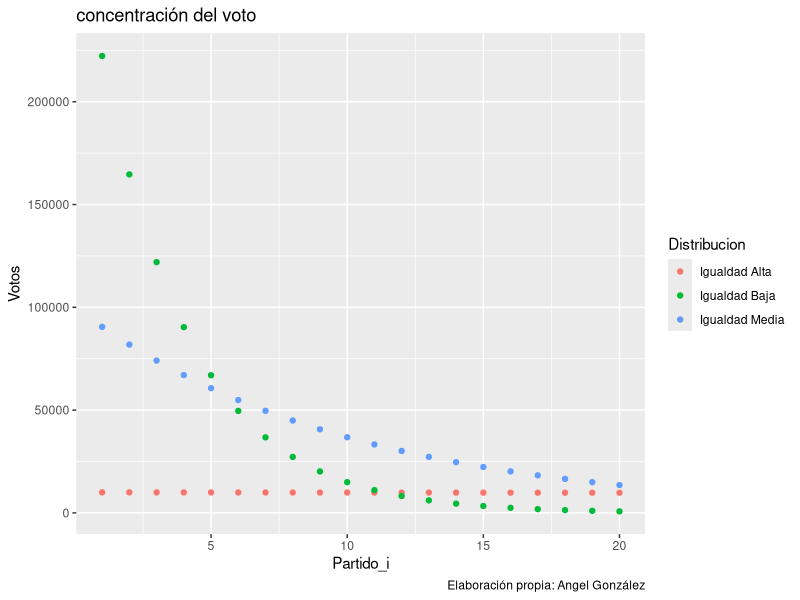
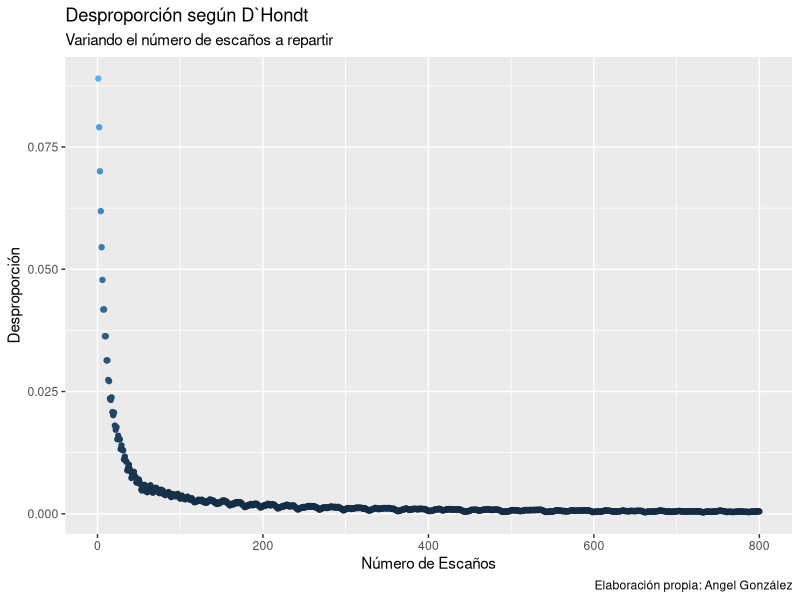
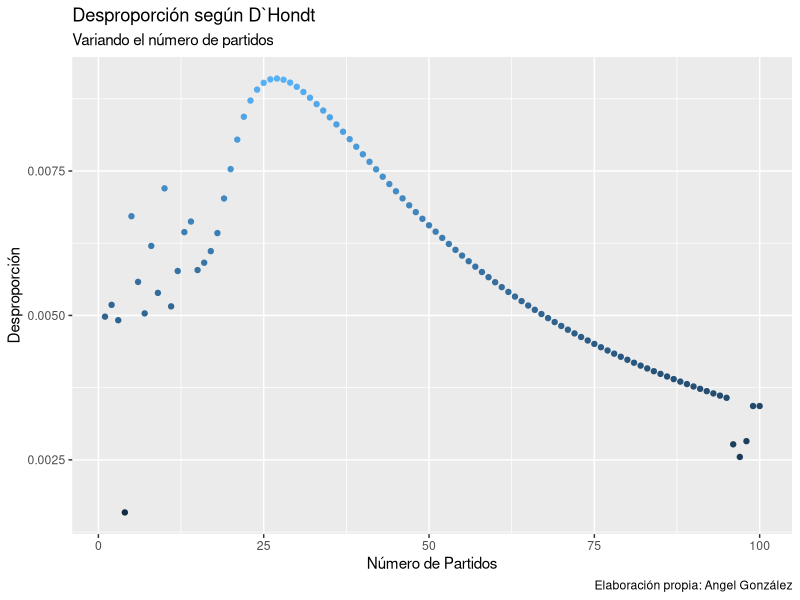
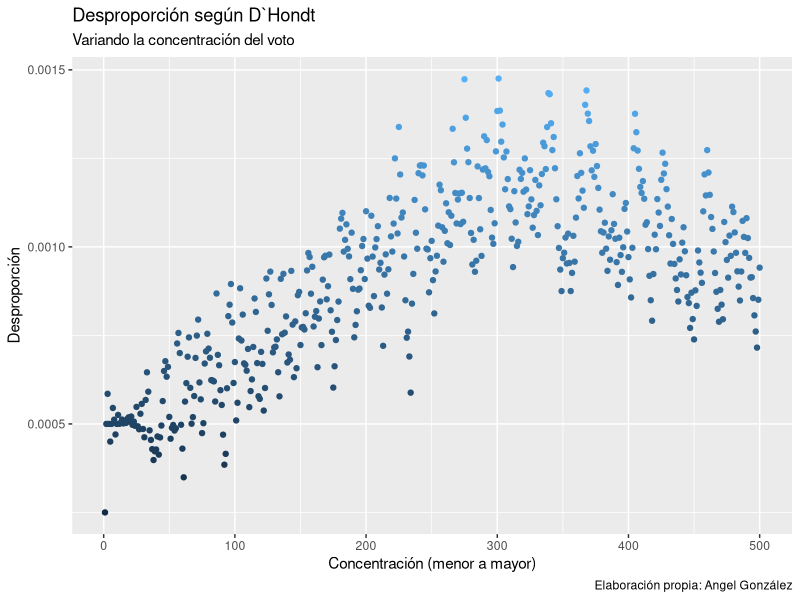
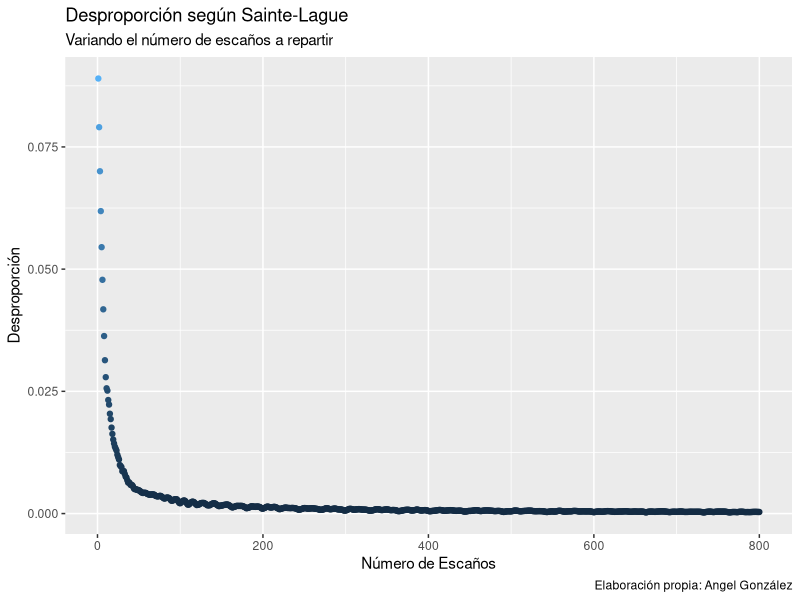
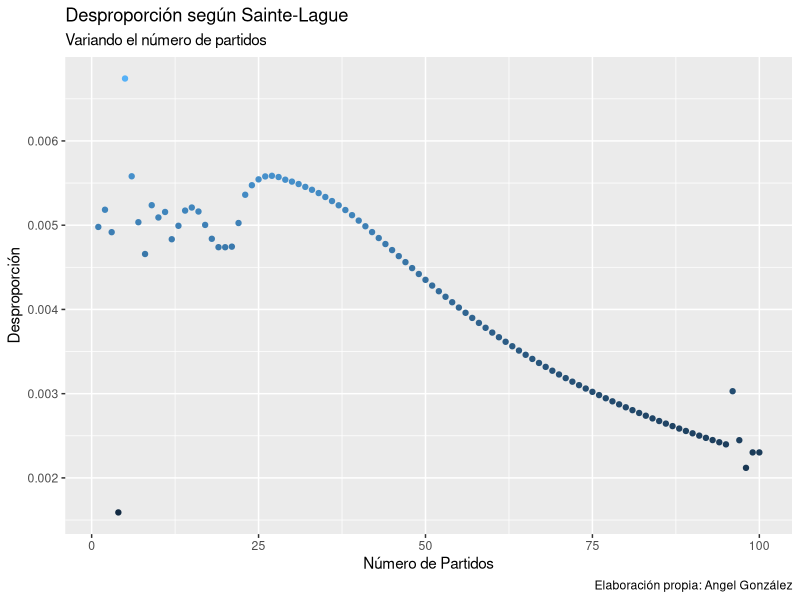
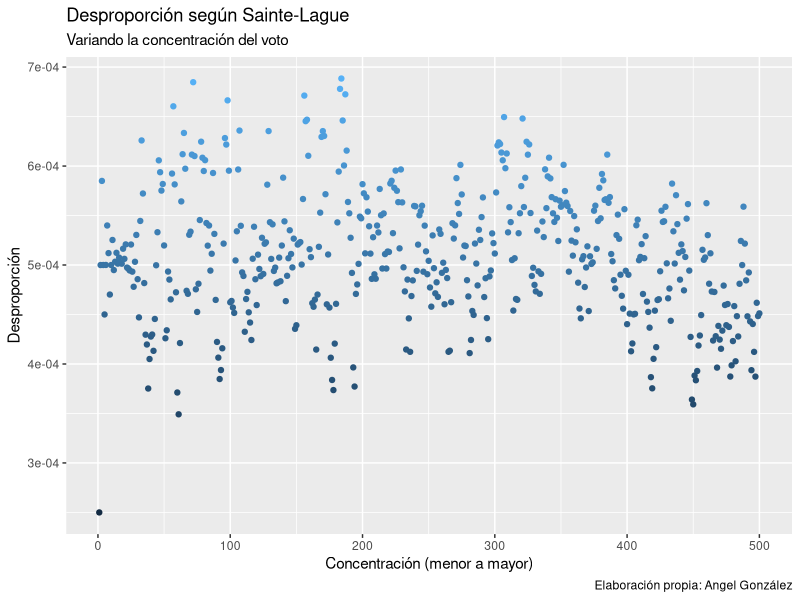
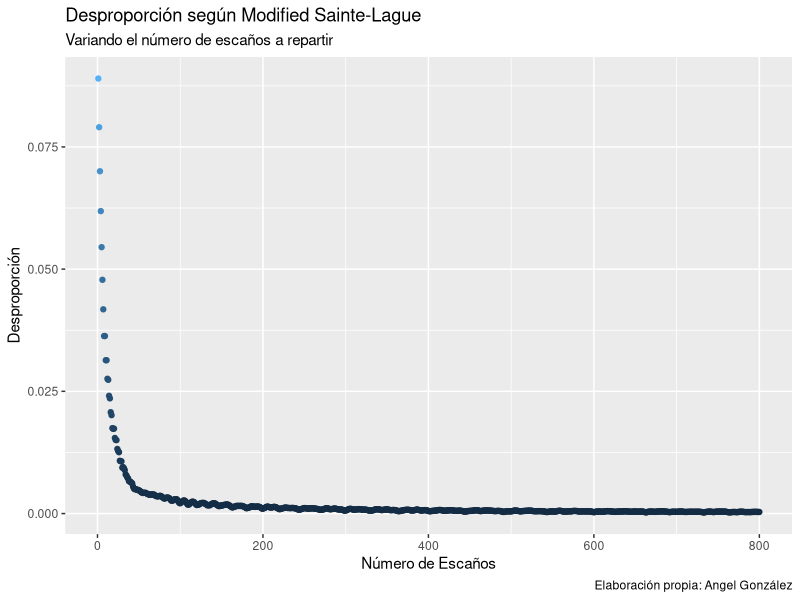

Generate these figures, in order, with R: (Note: this script raises an error after producing the figures.)
## ---- chunk 1
knitr::opts_chunk$set(
  fig.path = "figurasR/",
  echo = FALSE, warning = FALSE, message = FALSE,
  fig.pos = "H", fig.align = "center", out.width = "95%",
  cache = FALSE
)
## ---- chunk 2
library(ggplot2)


# Fijar número de partidos
partidos <- paste("Partido_", seq_len(20), sep = "")

# Modificar la concentración del voto
votos <- trunc(rep(x = 10e5, length(partidos)))
expon <- seq(from = 0.001, to = 1, length.out = 1000)
vot <- NULL
for (i in seq_len(1000)) {
  vot[[i]] <- votos * dexp(seq_len(length(partidos)), rate = expon[i])
}
vot_igualdad_media <- vot[[100]]
dis1 <- data.frame("Votos" = 10 * vot[[1]], "Partidos" = seq_len(length(vot[[1]])), "Distribucion" = "Igualdad Alta")

dis2 <- data.frame("Votos" = vot[[100]], "Partidos" = seq_len(length(vot[[100]])), "Distribucion" = "Igualdad Media")

dis3 <- data.frame("Votos" = vot[[300]], "Partidos" = seq_len(length(vot[[300]])), "Distribucion" = "Igualdad Baja")

dis <- rbind(dis1, dis2, dis3)
dis$Distribucion <- as.factor(dis$Distribucion)

# var_dis_sl <- dis1

ggplot(data = dis, mapping = aes(Partidos, Votos, group = Distribucion, color = Distribucion)) +
  geom_point() +
  labs(title = "concentración del voto", caption = "Elaboración propia: Angel González", x = "Partido_i")
## ---- chunk 3

library(ggplot2)
library(data.table)
library(ggthemes)

n_partidos <- seq_len(50)[-1]

densidad <- rep(length(n_partidos), 100)

n_escannos <- seq_len(350)
## ---- chunk 4

# Variables
partidos <- paste("Partido_", seq_len(20), sep = "")
n_escannos <- 350
votos <- trunc(vot[[100]])

asientos_dhondt <- function(partidos, votos,
                            n_escannos,
                            couta_min = 0) {
  # Cuota mínima
  nv <- sum(votos)
  vn <- votos
  vn[votos <= nv * couta_min] <- 0
  votos <- vn

  # Escaños
  div <- 1:n_escannos
  G <- sapply(div, function(x) votos / x)
  cuota <- G[order(G, decreasing = T)][n_escannos]
  W <- (G >= cuota)
  seats <- rowSums(W)
  o <- seats
  # Resultados
  data.frame("Partidos" = partidos, "Escanos" = as.numeric(o))
}
## ---- chunk 5
# D`Hondt Prueba fijo densidad, fijo votos, fijo n_partidos, distintos escaños
partidos <- paste("Partido_", seq_len(20), sep = "")
n_escannos <- 800
votos <- vot_igualdad_media

resul <- lapply(seq_len(n_escannos), function(x) asientos_dhondt(partidos, votos, x, couta_min = 0)$Escanos)
resul1 <- as.data.table(resul)
## ---- chunk 6
desproporción <-
  function(s, v) {
    s <- as.vector(s)
    v <- as.vector(v)
    l_s <- length(s)
    #        l_v <- length(v)
    s_s <- sum(s)
    s_v <- sum(v)
    p_s <- s / s_s
    p_v <- v / s_v

    o <- (1 / l_s) * sum(abs(p_s - p_v))
    #            nm <- 'Rae'

    # return(list(measure=nm, value=o))
    o
  }



dis <- apply(X = resul1[, 1:800], MARGIN = 2, FUN = function(x) desproporción(s = x, v = votos))





dis1 <- data.frame("Desproporción" = dis, "Escannos" = seq_len(length(dis)))
var_esc_dhondt <- dis1

ggplot(data = dis1, mapping = aes(Escannos, Desproporción)) +
  geom_point(data = dis1, mapping = aes(color = Desproporción), show.legend = F) +
  scale_fill_gradient(low = "red", high = "yellow") +
  labs(subtitle = "Variando el número de escaños a repartir", title = "Desproporción según D`Hondt", caption = "Elaboración propia: Angel González", x = "Número de Escaños")
## ---- chunk 7
# D`Hondt Prueba fijo densidad, fijo votos, var n_partidos, fijo escaños
partidos <- NULL
for (i in seq_len(100)) {
  partidos[[i]] <- paste("Partido_", seq_len(i), sep = "")
}
# partidos <- paste("Partido_", seq_len(20), sep = "")
n_escannos <- 30
votos <- NULL
for (i in seq_len(100)) {
  votos[[i]] <- trunc(rep(x = 10e5, length(partidos[[i]])))
  votos[[i]] <- votos[[i]] * dexp(seq_len(length(partidos[[i]])), rate = expon[100])
}



resul <- NULL
for (i in seq_len(length(partidos))) {
  if (i == 1) {
    next
  }
  n_escannos <- 50 # Variable
  # votos <- votos[[i]] # Fijo
  resul[[i]] <- asientos_dhondt(partidos[[i]], votos[[i]], n_escannos, couta_min = 0)$Escanos
}

resul1 <- as.data.table(resul) # Podriamos no utilizar esto y seguir utilizando listas(mejor)
# Arreglar tabla poniendo NA donde se necesita
for (i in 3:(ncol(resul1) - 2)) {
  resul1[[i - 2]][i:nrow(resul1)] <- NA
}

# Analizar la desproporción columna a columna
dis <- seq_len(length(partidos))
for (i in seq_len(length(partidos) - 1)) {
  dis[i] <- desproporción(s = as.vector(na.omit(resul1[[i]])), v = votos[[i + 1]])
}



dis[100] <- dis[99]





dis1 <- data.frame("Desproporción" = dis, "Escannos" = seq_len(length(dis)))
var_par_dhondt <- dis1

ggplot(data = dis1, mapping = aes(Escannos, Desproporción)) +
  geom_point(data = dis1, mapping = aes(color = Desproporción), show.legend = F) +
  scale_fill_gradient(low = "red", high = "yellow") +
  labs(subtitle = "Variando el número de partidos", title = "Desproporción según D`Hondt", caption = "Elaboración propia: Angel González", x = "Número de Partidos")
## ---- chunk 8
# D`Hondt Prueba var densidad, fijo votos, fijo n_partidos, fijo escaños
partidos <- paste("Partido_", seq_len(20), sep = "")
n_escannos <- 500


# Modificar la densidad de los votos
votos <- trunc(rep(x = 10e5, length(partidos)))
expon <- seq(from = 0.001, to = 1, length.out = 1000)
vot <- NULL
for (i in seq_len(1000)) {
  vot[[i]] <- votos * dexp(seq_len(length(partidos)), rate = expon[i])
}










# Aplicarlo
resul <- NULL
for (i in seq_len(n_escannos)) {
  # n_escannos <- i # Variable
  votos <- vot[[i]] # Fijo
  resul[[i]] <- asientos_dhondt(partidos, votos, n_escannos, couta_min = 0)$Escanos
}

resul1 <- as.data.table(resul)

# Analizar la desproporción columna a columna
dis <- seq_len(ncol(resul1))
for (i in seq_len(ncol(resul1))) {
  dis[i] <- desproporción(s = resul1[[i]], v = vot[[i]])
}








#       Concentración (menor a mayor)")

dis1 <- data.frame("Desproporción" = dis, "Escannos" = seq_len(length(dis)))
var_dis_dhondt <- dis1

ggplot(data = dis1, mapping = aes(Escannos, Desproporción)) +
  geom_point(data = dis1, mapping = aes(color = Desproporción), show.legend = F) +
  scale_fill_gradient(low = "red", high = "yellow") +
  labs(subtitle = "Variando la concentración del voto", title = "Desproporción según D`Hondt", caption = "Elaboración propia: Angel González", x = "Concentración (menor a mayor)")
## ---- chunk 9

# Variables
partidos <- paste("Partido_", seq_len(20), sep = "")
n_escannos <- 5
votos <- trunc(vot[[100]])

asientos_dhondt <- function(partidos, votos,
                            n_escannos,
                            couta_min = 0) {
  # Cuota mínima
  nv <- sum(votos)
  vn <- votos
  vn[votos <= nv * couta_min] <- 0
  votos <- vn

  # Escaños
  div <- 2 * (1:n_escannos) - 1
  G <- sapply(div, function(x) votos / x)
  cuota <- G[order(G, decreasing = T)][n_escannos]
  W <- (G >= cuota)
  seats <- rowSums(W)
  o <- seats
  # Resultados
  data.frame("Partidos" = partidos, "Escanos" = as.numeric(o))
}
## ---- chunk 10
# Sainte-Lague Prueba fijo densidad, fijo votos, fijo n_partidos, distintos escaños
partidos <- paste("Partido_", seq_len(20), sep = "")
n_escannos <- 800
votos <- vot_igualdad_media








resul <- lapply(seq_len(n_escannos), function(x) asientos_dhondt(partidos, votos, x, couta_min = 0)$Escanos)
resul1 <- as.data.table(resul)
## ---- chunk 11

dis <- apply(X = resul1[, 1:800], MARGIN = 2, FUN = function(x) desproporción(s = x, v = votos))





dis1 <- data.frame("Desproporción" = dis, "Escannos" = seq_len(length(dis)))
var_esc_sl <- dis1

ggplot(data = dis1, mapping = aes(Escannos, Desproporción)) +
  geom_point(data = dis1, mapping = aes(color = Desproporción), show.legend = F) +
  scale_fill_gradient(low = "red", high = "yellow") +
  labs(subtitle = "Variando el número de escaños a repartir", title = "Desproporción según Sainte-Lague", caption = "Elaboración propia: Angel González", x = "Número de Escaños")
## ---- chunk 12
# Sainte-Lague Prueba fijo densidad, fijo votos, var n_partidos, fijo escaños
partidos <- NULL
for (i in seq_len(100)) {
  partidos[[i]] <- paste("Partido_", seq_len(i), sep = "")
}
# partidos <- paste("Partido_", seq_len(20), sep = "")
n_escannos <- 30
votos <- NULL
for (i in seq_len(100)) {
  votos[[i]] <- trunc(rep(x = 10e5, length(partidos[[i]])))
  votos[[i]] <- votos[[i]] * dexp(seq_len(length(partidos[[i]])), rate = expon[100])
}



resul <- NULL
for (i in seq_len(length(partidos))) {
  if (i == 1) {
    next
  }
  n_escannos <- 50 # Variable
  # votos <- votos[[i]] # Fijo
  resul[[i]] <- asientos_dhondt(partidos[[i]], votos[[i]], n_escannos, couta_min = 0)$Escanos
}

resul1 <- as.data.table(resul)
# Arreglar tabla poniendo NA donde se necesita
for (i in 3:(ncol(resul1) - 2)) {
  resul1[[i - 2]][i:nrow(resul1)] <- NA
}

# Analizar la desproporción columna a columna
dis <- seq_len(length(partidos))
for (i in seq_len(length(partidos) - 1)) {
  dis[i] <- desproporción(s = as.vector(na.omit(resul1[[i]])), v = votos[[i + 1]])
}



dis[100] <- dis[99]





dis1 <- data.frame("Desproporción" = dis, "Escannos" = seq_len(length(dis)))
var_par_sl <- dis1


ggplot(data = dis1, mapping = aes(Escannos, Desproporción)) +
  geom_point(data = dis1, mapping = aes(color = Desproporción), show.legend = F) +
  scale_fill_gradient(low = "red", high = "yellow") +
  labs(subtitle = "Variando el número de partidos", title = "Desproporción según Sainte-Lague", caption = "Elaboración propia: Angel González", x = "Número de Partidos")
## ---- chunk 13
# Sainte-Lague Prueba var densidad, fijo votos, fijo n_partidos, fijo escaños
partidos <- paste("Partido_", seq_len(20), sep = "")
n_escannos <- 500


# Modificar la densidad de los votos
votos <- trunc(rep(x = 10e5, length(partidos)))
expon <- seq(from = 0.001, to = 1, length.out = 1000)
vot <- NULL
for (i in seq_len(1000)) {
  vot[[i]] <- votos * dexp(seq_len(length(partidos)), rate = expon[i])
}










# Aplicarlo
resul <- NULL
for (i in seq_len(n_escannos)) {
  # n_escannos <- i # Variable
  votos <- vot[[i]] # Fijo
  resul[[i]] <- asientos_dhondt(partidos, votos, n_escannos, couta_min = 0)$Escanos
}

resul1 <- as.data.table(resul)

# Analizar la desproporción columna a columna
dis <- seq_len(ncol(resul1))
for (i in seq_len(ncol(resul1))) {
  dis[i] <- desproporción(s = resul1[[i]], v = vot[[i]])
}








#       Concentración (menor a mayor)")

dis1 <- data.frame("Desproporción" = dis, "Escannos" = seq_len(length(dis)))
var_dis_sl <- dis1

ggplot(data = dis1, mapping = aes(Escannos, Desproporción)) +
  geom_point(data = dis1, mapping = aes(color = Desproporción), show.legend = F) +
  scale_fill_gradient(low = "red", high = "yellow") +
  labs(subtitle = "Variando la concentración del voto", title = "Desproporción según Sainte-Lague", caption = "Elaboración propia: Angel González", x = "Concentración (menor a mayor)")
## ---- chunk 14

# Variables
partidos <- paste("Partido_", seq_len(20), sep = "")
n_escannos <- 5
votos <- trunc(vot[[100]])

asientos_dhondt <- function(partidos, votos,
                            n_escannos,
                            couta_min = 0) {
  # Cuota mínima
  nv <- sum(votos)
  vn <- votos
  vn[votos <= nv * couta_min] <- 0
  votos <- vn

  # Escaños
  div <- c(1, (10 * (2:n_escannos) - 5) / 7)
  G <- sapply(div, function(x) votos / x)
  cuota <- G[order(G, decreasing = T)][n_escannos]
  W <- (G >= cuota)
  seats <- rowSums(W)
  o <- seats
  # Resultados
  data.frame("Partidos" = partidos, "Escanos" = as.numeric(o))
}
## ---- chunk 15
# Modified Sainte-Lague Prueba fijo densidad, fijo votos, fijo n_partidos, distintos escaños
partidos <- paste("Partido_", seq_len(20), sep = "")
n_escannos <- 800
votos <- vot_igualdad_media








resul <- lapply(seq_len(n_escannos), function(x) asientos_dhondt(partidos, votos, x, couta_min = 0)$Escanos)
resul1 <- as.data.table(resul)
## ---- chunk 16

dis <- apply(X = resul1[, 1:800], MARGIN = 2, FUN = function(x) desproporción(s = x, v = votos))





dis1 <- data.frame("Desproporción" = dis, "Escannos" = seq_len(length(dis)))
var_esc_msl <- dis1

ggplot(data = dis1, mapping = aes(Escannos, Desproporción)) +
  geom_point(data = dis1, mapping = aes(color = Desproporción), show.legend = F) +
  scale_fill_gradient(low = "red", high = "yellow") +
  labs(subtitle = "Variando el número de escaños a repartir", title = "Desproporción según Modified Sainte-Lague", caption = "Elaboración propia: Angel González", x = "Número de Escaños")
## ---- chunk 17
# Modified Sainte-Lague Prueba fijo densidad, fijo votos, var n_partidos, fijo escaños
partidos <- NULL
for (i in seq_len(100)) {
  partidos[[i]] <- paste("Partido_", seq_len(i), sep = "")
}
# partidos <- paste("Partido_", seq_len(20), sep = "")
n_escannos <- 30
votos <- NULL
for (i in seq_len(100)) {
  votos[[i]] <- trunc(rep(x = 10e5, length(partidos[[i]])))
  votos[[i]] <- votos[[i]] * dexp(seq_len(length(partidos[[i]])), rate = expon[100])
}



resul <- NULL
for (i in seq_len(length(partidos))) {
  if (i == 1) {
    next
  }
  n_escannos <- 50 # Variable
  # votos <- votos[[i]] # Fijo
  resul[[i]] <- asientos_dhondt(partidos[[i]], votos[[i]], n_escannos, couta_min = 0)$Escanos
}

resul1 <- as.data.table(resul)
# Arreglar tabla poniendo NA donde se necesita
for (i in 3:(ncol(resul1) - 2)) {
  resul1[[i - 2]][i:nrow(resul1)] <- NA
}

# Analizar la desproporción columna a columna
dis <- seq_len(length(partidos))
for (i in seq_len(length(partidos) - 1)) {
  dis[i] <- desproporción(s = as.vector(na.omit(resul1[[i]])), v = votos[[i + 1]])
}



dis[100] <- dis[99]





dis1 <- data.frame("Desproporción" = dis, "Escannos" = seq_len(length(dis)))
var_par_msl <- dis1

ggplot(data = dis1, mapping = aes(Escannos, Desproporción)) +
  geom_point(data = dis1, mapping = aes(color = Desproporción), show.legend = F) +
  scale_fill_gradient(low = "red", high = "yellow") +
  labs(subtitle = "Variando el número de partidos", title = "Desproporción según Modified Sainte-Lague", caption = "Elaboración propia: Angel González", x = "Número de Partidos")
## ---- chunk 18
# Modified Sainte-Lague Prueba var densidad, fijo votos, fijo n_partidos, fijo escaños
partidos <- paste("Partido_", seq_len(20), sep = "")
n_escannos <- 500


# Modificar la densidad de los votos
votos <- trunc(rep(x = 10e5, length(partidos)))
expon <- seq(from = 0.001, to = 1, length.out = 1000)
vot <- NULL
for (i in seq_len(1000)) {
  vot[[i]] <- votos * dexp(seq_len(length(partidos)), rate = expon[i])
}










# Aplicarlo
resul <- NULL
for (i in seq_len(n_escannos)) {
  # n_escannos <- i # Variable
  votos <- vot[[i]] # Fijo
  resul[[i]] <- asientos_dhondt(partidos, votos, n_escannos, couta_min = 0)$Escanos
}

resul1 <- as.data.table(resul)

# Analizar la desproporción columna a columna
dis <- seq_len(ncol(resul1))
for (i in seq_len(ncol(resul1))) {
  dis[i] <- desproporción(s = resul1[[i]], v = vot[[i]])
}








#       Concentración (menor a mayor)")

dis1 <- data.frame("Desproporción" = dis, "Escannos" = seq_len(length(dis)))
var_dis_msl <- dis1

ggplot(data = dis1, mapping = aes(Escannos, Desproporción)) +
  geom_point(data = dis1, mapping = aes(color = Desproporción), show.legend = F) +
  scale_fill_gradient(low = "red", high = "yellow") +
  labs(subtitle = "Variando la concentración del voto", title = "Desproporción según Modified Sainte-Lague", caption = "Elaboración propia: Angel González", x = "Concentración (menor a mayor)")
## ---- chunk 19

# Variables
partidos <- paste("Partido_", seq_len(20), sep = "")
n_escannos <- 5
votos <- trunc(vot[[100]])

asientos_dhondt <- function(partidos, votos,
                            n_escannos,
                            couta_min = 0) {
  # Cuota mínima
  nv <- sum(votos)
  vn <- votos
  vn[votos <= nv * couta_min] <- 0
  votos <- vn

  # Escaños
  div <- ((1:n_escannos) + 1) / 2
  G <- sapply(div, function(x) votos / x)
  cuota <- G[order(G, decreasing = T)][n_escannos]
  W <- (G >= cuota)
  seats <- rowSums(W)
  o <- seats
  # Resultados
  data.frame("Partidos" = partidos, "Escanos" = as.numeric(o))
}
## ---- chunk 20
# Imperiali Prueba fijo densidad, fijo votos, fijo n_partidos, distintos escaños
partidos <- paste("Partido_", seq_len(20), sep = "")
n_escannos <- 800
votos <- vot_igualdad_media








resul <- lapply(seq_len(n_escannos), function(x) asientos_dhondt(partidos, votos, x, couta_min = 0)$Escanos)
resul1 <- as.data.table(resul)
## ---- chunk 21

dis <- apply(X = resul1[, 1:800], MARGIN = 2, FUN = function(x) desproporción(s = x, v = votos))





dis1 <- data.frame("Desproporción" = dis, "Escannos" = seq_len(length(dis)))
var_esc_imp <- dis1

ggplot(data = dis1, mapping = aes(Escannos, Desproporción)) +
  geom_point(data = dis1, mapping = aes(color = Desproporción), show.legend = F) +
  scale_fill_gradient(low = "red", high = "yellow") +
  labs(subtitle = "Variando el número de escaños a repartir", title = "Desproporción según Imperiali", caption = "Elaboración propia: Angel González", x = "Número de Escaños")
## ---- chunk 22
# Imperiali Prueba fijo densidad, fijo votos, var n_partidos, fijo escaños
partidos <- NULL
for (i in seq_len(100)) {
  partidos[[i]] <- paste("Partido_", seq_len(i), sep = "")
}
# partidos <- paste("Partido_", seq_len(20), sep = "")
n_escannos <- 30
votos <- NULL
for (i in seq_len(100)) {
  votos[[i]] <- trunc(rep(x = 10e5, length(partidos[[i]])))
  votos[[i]] <- votos[[i]] * dexp(seq_len(length(partidos[[i]])), rate = expon[100])
}



resul <- NULL
for (i in seq_len(length(partidos))) {
  if (i == 1) {
    next
  }
  n_escannos <- 50 # Variable
  # votos <- votos[[i]] # Fijo
  resul[[i]] <- asientos_dhondt(partidos[[i]], votos[[i]], n_escannos, couta_min = 0)$Escanos
}

resul1 <- as.data.table(resul)
# Arreglar tabla poniendo NA donde se necesita
for (i in 3:(ncol(resul1) - 2)) {
  resul1[[i - 2]][i:nrow(resul1)] <- NA
}

# Analizar la desproporción columna a columna
dis <- seq_len(length(partidos))
for (i in seq_len(length(partidos) - 1)) {
  dis[i] <- desproporción(s = as.vector(na.omit(resul1[[i]])), v = votos[[i + 1]])
}



dis[100] <- dis[99]





dis1 <- data.frame("Desproporción" = dis, "Escannos" = seq_len(length(dis)))
var_par_imp <- dis1

ggplot(data = dis1, mapping = aes(Escannos, Desproporción)) +
  geom_point(data = dis1, mapping = aes(color = Desproporción), show.legend = F) +
  scale_fill_gradient(low = "red", high = "yellow") +
  labs(subtitle = "Variando el número de partidos", title = "Desproporción según Imperiali", caption = "Elaboración propia: Angel González", x = "Número de Partidos")
## ---- chunk 23
# Imperiali Prueba var densidad, fijo votos, fijo n_partidos, fijo escaños
partidos <- paste("Partido_", seq_len(20), sep = "")
n_escannos <- 500


# Modificar la densidad de los votos
votos <- trunc(rep(x = 10e5, length(partidos)))
expon <- seq(from = 0.001, to = 1, length.out = 1000)
vot <- NULL
for (i in seq_len(1000)) {
  vot[[i]] <- votos * dexp(seq_len(length(partidos)), rate = expon[i])
}










# Aplicarlo
resul <- NULL
for (i in seq_len(n_escannos)) {
  # n_escannos <- i # Variable
  votos <- vot[[i]] # Fijo
  resul[[i]] <- asientos_dhondt(partidos, votos, n_escannos, couta_min = 0)$Escanos
}

resul1 <- as.data.table(resul)

# Analizar la desproporción columna a columna
dis <- seq_len(ncol(resul1))
for (i in seq_len(ncol(resul1))) {
  dis[i] <- desproporción(s = resul1[[i]], v = vot[[i]])
}








#       Concentración (menor a mayor)")

dis1 <- data.frame("Desproporción" = dis, "Escannos" = seq_len(length(dis)))
var_dis_imp <- dis1

ggplot(data = dis1, mapping = aes(Escannos, Desproporción)) +
  geom_point(data = dis1, mapping = aes(color = Desproporción), show.legend = F) +
  scale_fill_gradient(low = "red", high = "yellow") +
  labs(subtitle = "Variando la concentración del voto", title = "Desproporción según Imperiali", caption = "Elaboración propia: Angel González", x = "Concentración (menor a mayor)")
## ---- chunk 24

# Variables
partidos <- paste("Partido_", seq_len(20), sep = "")
n_escannos <- 5
votos <- trunc(vot[[100]])

asientos_dhondt <- function(partidos, votos,
                            n_escannos,
                            couta_min = 0) {
  
  
  # Cuota mínima
  nv <- sum(votos)
  vn <- votos
  vn[votos <= nv * couta_min] <- 0
  votos <- vn

  # Escaños
  div <- sqrt((1:n_escannos) * ((1:n_escannos) - 1))
  G <- sapply(div, function(x) votos / x)
  G[is.na(G)] <- 0
  cuota <- G[order(G, decreasing = T)][n_escannos]
  W <- (G >= cuota)
  seats <- rowSums(W)
  o <- seats
  # Fix seats
  if(sum(o)>n_escannos){
    if(n_escannos==1) {G <- cbind("n"=0,votos) }
    cuota <- G[,2][order(G[,2], decreasing = T)][n_escannos]
    W1 <- (G[,2] >= cuota)
    seats <- as.numeric(W1)
    o <- seats
  }
  
  
  
  # Resultados
  data.frame("Partidos" = partidos, "Escanos" = as.numeric(o))
}
## ---- chunk 25
# Huntington-Hill Prueba fijo densidad, fijo votos, fijo n_partidos, distintos escaños
partidos <- paste("Partido_", seq_len(20), sep = "")
n_escannos <- 800
votos <- vot_igualdad_media








resul <- lapply(seq_len(n_escannos), function(x) asientos_dhondt(partidos, votos, x, couta_min = 0)$Escanos)
resul1 <- as.data.table(resul)
## ---- chunk 26

dis <- apply(X = resul1[, 1:800], MARGIN = 2, FUN = function(x) desproporción(s = x, v = votos))





dis1 <- data.frame("Desproporción" = dis, "Escannos" = seq_len(length(dis)))
var_esc_hh <- dis1

ggplot(data = dis1, mapping = aes(Escannos, Desproporción)) +
  geom_point(data = dis1, mapping = aes(color = Desproporción), show.legend = F) +
  scale_fill_gradient(low = "red", high = "yellow") +
  labs(subtitle = "Variando el número de escaños a repartir", title = "Desproporción según Huntington-Hill", caption = "Elaboración propia: Angel González", x = "Número de Escaños")
## ---- chunk 27
# Huntington-Hill Prueba fijo densidad, fijo votos, var n_partidos, fijo escaños
partidos <- NULL
for (i in seq_len(100)) {
  partidos[[i]] <- paste("Partido_", seq_len(i), sep = "")
}
# partidos <- paste("Partido_", seq_len(20), sep = "")
n_escannos <- 30
votos <- NULL
for (i in seq_len(100)) {
  votos[[i]] <- trunc(rep(x = 10e5, length(partidos[[i]])))
  votos[[i]] <- trunc(votos[[i]] * dexp(seq_len(length(partidos[[i]])), rate = expon[100]))
}



resul <- NULL
for (i in seq_len(length(partidos))) {
  if (i == 1) {
    next
  }
  n_escannos <- 50 # Variable
  # votos <- votos[[i]] # Fijo
  resul[[i]] <- asientos_dhondt(partidos[[i]], votos[[i]], n_escannos, couta_min = 0)$Escanos
}

resul1 <- as.data.table(resul)
# Arreglar tabla poniendo NA donde se necesita
for (i in 3:(ncol(resul1) - 2)) {
  resul1[[i - 2]][i:nrow(resul1)] <- NA
}

# Analizar la desproporción columna a columna
dis <- seq_len(length(partidos))
for (i in seq_len(length(partidos) - 1)) {
  dis[i] <- desproporción(s = as.vector(na.omit(resul1[[i]])), v = votos[[i + 1]])
}



dis[100] <- dis[99]





dis1 <- data.frame("Desproporción" = dis, "Escannos" = seq_len(length(dis)))
var_par_hh <- dis1

ggplot(data = dis1, mapping = aes(Escannos, Desproporción)) +
  geom_point(data = dis1, mapping = aes(color = Desproporción), show.legend = F) +
  scale_fill_gradient(low = "red", high = "yellow") +
  labs(subtitle = "Variando el número de partidos", title = "Desproporción según Huntington-Hill", caption = "Elaboración propia: Angel González", x = "Número de Partidos")
## ---- chunk 28
# Huntington-Hill Prueba var densidad, fijo votos, fijo n_partidos, fijo escaños
partidos <- paste("Partido_", seq_len(20), sep = "")
n_escannos <- 500


# Modificar la densidad de los votos
votos <- trunc(rep(x = 10e5, length(partidos)))
expon <- seq(from = 0.001, to = 1, length.out = 1000)
vot <- NULL
for (i in seq_len(1000)) {
  vot[[i]] <- votos * dexp(seq_len(length(partidos)), rate = expon[i])
}










# Aplicarlo
resul <- NULL
for (i in seq_len(n_escannos)) {
  # n_escannos <- i # Variable
  votos <- vot[[i]] # Fijo
  resul[[i]] <- asientos_dhondt(partidos, votos, n_escannos, couta_min = 0)$Escanos
}

resul1 <- as.data.table(resul)

# Analizar la desproporción columna a columna
dis <- seq_len(ncol(resul1))
for (i in seq_len(ncol(resul1))) {
  dis[i] <- desproporción(s = resul1[[i]], v = vot[[i]])
}








#       Concentración (menor a mayor)")

dis1 <- data.frame("Desproporción" = dis, "Escannos" = seq_len(length(dis)))
var_dis_hh <- dis1

ggplot(data = dis1, mapping = aes(Escannos, Desproporción)) +
  geom_point(data = dis1, mapping = aes(color = Desproporción), show.legend = F) +
  scale_fill_gradient(low = "red", high = "yellow") +
  labs(subtitle = "Variando la concentración del voto", title = "Desproporción según Huntington-Hill", caption = "Elaboración propia: Angel González", x = "Concentración (menor a mayor)")
## ---- chunk 29

# Variables
partidos <- paste("Partido_", seq_len(20), sep = "")
n_escannos <- 5
votos <- trunc(vot[[100]])

asientos_dhondt <- function(partidos, votos,
                            n_escannos,
                            couta_min = 0) {
  # Cuota mínima
  nv <- sum(votos)
  vn <- votos
  vn[votos <= nv * couta_min] <- 0
  votos <- vn

  # Escaños
  div <- 1:n_escannos - 1
  div[is.na(div)] <- 0
  G <- sapply(div, function(x) votos / x)
  cuota <- G[order(G, decreasing = T)][n_escannos]
  W <- (G >= cuota)
  seats <- rowSums(W)
  o <- seats
  # Fix seats
  if(sum(o)>n_escannos){
    if(n_escannos==1) {G <- cbind("n"=0,votos) }
    cuota <- G[,2][order(G[,2], decreasing = T)][n_escannos]
    W1 <- (G[,2] >= cuota)
    seats <- as.numeric(W1)
    o <- seats
  }
  
  # Resultados
  data.frame("Partidos" = partidos, "Escanos" = as.numeric(o))
}
## ---- chunk 30
# Adams Prueba fijo densidad, fijo votos, fijo n_partidos, distintos escaños
partidos <- paste("Partido_", seq_len(20), sep = "")
n_escannos <- 800
votos <- vot_igualdad_media








resul <- lapply(seq_len(n_escannos), function(x) asientos_dhondt(partidos, votos, x, couta_min = 0)$Escanos)
resul1 <- as.data.table(resul)
## ---- chunk 31

dis <- apply(X = resul1[, 1:800], MARGIN = 2, FUN = function(x) desproporción(s = x, v = votos))





dis1 <- data.frame("Desproporción" = dis, "Escannos" = seq_len(length(dis)))
var_esc_ad <- dis1

ggplot(data = dis1, mapping = aes(Escannos, Desproporción)) +
  geom_point(data = dis1, mapping = aes(color = Desproporción), show.legend = F) +
  scale_fill_gradient(low = "red", high = "yellow") +
  labs(subtitle = "Variando el número de escaños a repartir", title = "Desproporción según Adams", caption = "Elaboración propia: Angel González", x = "Número de Escaños")
## ---- chunk 32
# Adams Prueba fijo densidad, fijo votos, var n_partidos, fijo escaños
partidos <- NULL
for (i in seq_len(100)) {
  partidos[[i]] <- paste("Partido_", seq_len(i), sep = "")
}
# partidos <- paste("Partido_", seq_len(20), sep = "")
n_escannos <- 30
votos <- NULL
for (i in seq_len(100)) {
  votos[[i]] <- trunc(rep(x = 10e5, length(partidos[[i]])))
  votos[[i]] <- votos[[i]] * dexp(seq_len(length(partidos[[i]])), rate = expon[100])
}



resul <- NULL
for (i in seq_len(length(partidos))) {
  if (i == 1) {
    next
  }
  n_escannos <- 50 # Variable
  # votos <- votos[[i]] # Fijo
  resul[[i]] <- asientos_dhondt(partidos[[i]], votos[[i]], n_escannos, couta_min = 0)$Escanos
}

resul1 <- as.data.table(resul)
# Arreglar tabla poniendo NA donde se necesita
for (i in 3:(ncol(resul1) - 2)) {
  resul1[[i - 2]][i:nrow(resul1)] <- NA
}

# Analizar la desproporción columna a columna
dis <- seq_len(length(partidos))
for (i in seq_len(length(partidos) - 1)) {
  dis[i] <- desproporción(s = as.vector(na.omit(resul1[[i]])), v = votos[[i + 1]])
}



dis[100] <- dis[99]





dis1 <- data.frame("Desproporción" = dis, "Escannos" = seq_len(length(dis)))
var_par_ad <- dis1

ggplot(data = dis1, mapping = aes(Escannos, Desproporción)) +
  geom_point(data = dis1, mapping = aes(color = Desproporción), show.legend = F) +
  scale_fill_gradient(low = "red", high = "yellow") +
  labs(subtitle = "Variando el número de partidos", title = "Desproporción según Adams", caption = "Elaboración propia: Angel González", x = "Número de Partidos")
## ---- chunk 33
# Adams Prueba var densidad, fijo votos, fijo n_partidos, fijo escaños
partidos <- paste("Partido_", seq_len(20), sep = "")
n_escannos <- 500


# Modificar la densidad de los votos
votos <- trunc(rep(x = 10e5, length(partidos)))
expon <- seq(from = 0.001, to = 1, length.out = 1000)
vot <- NULL
for (i in seq_len(1000)) {
  vot[[i]] <- votos * dexp(seq_len(length(partidos)), rate = expon[i])
}










# Aplicarlo
resul <- NULL
for (i in seq_len(n_escannos)) {
  # n_escannos <- i # Variable
  votos <- vot[[i]] # Fijo
  resul[[i]] <- asientos_dhondt(partidos, votos, n_escannos, couta_min = 0)$Escanos
}

resul1 <- as.data.table(resul)

# Analizar la desproporción columna a columna
dis <- seq_len(ncol(resul1))
for (i in seq_len(ncol(resul1))) {
  dis[i] <- desproporción(s = resul1[[i]], v = vot[[i]])
}








#       Concentración (menor a mayor)")

dis1 <- data.frame("Desproporción" = dis, "Escannos" = seq_len(length(dis)))
var_dis_ad <- dis1

ggplot(data = dis1, mapping = aes(Escannos, Desproporción)) +
  geom_point(data = dis1, mapping = aes(color = Desproporción), show.legend = F) +
  scale_fill_gradient(low = "red", high = "yellow") +
  labs(subtitle = "Variando la concentración del voto", title = "Desproporción según Adams", caption = "Elaboración propia: Angel González", x = "Concentración (menor a mayor)")
## ---- chunk 34

# Variables
partidos <- paste("Partido_", seq_len(20), sep = "")
n_escannos <- 5
votos <- trunc(vot[[100]])

asientos_dhondt <- function(partidos, votos,
                            n_escannos,
                            couta_min = 0) {
  # Cuota mínima
  nv <- sum(votos)
  vn <- votos
  vn[votos <= nv * couta_min] <- 0
  votos <- vn

  # Escaños
  div <- 3 * (1:n_escannos) - 2
  G <- sapply(div, function(x) votos / x)
  cuota <- G[order(G, decreasing = T)][n_escannos]
  W <- (G >= cuota)
  seats <- rowSums(W)
  o <- seats
  # Resultados
  data.frame("Partidos" = partidos, "Escanos" = as.numeric(o))
}
## ---- chunk 35
# Danish Prueba fijo densidad, fijo votos, fijo n_partidos, distintos escaños
partidos <- paste("Partido_", seq_len(20), sep = "")
n_escannos <- 800
votos <- vot_igualdad_media








resul <- lapply(seq_len(n_escannos), function(x) asientos_dhondt(partidos, votos, x, couta_min = 0)$Escanos)
resul1 <- as.data.table(resul)
## ---- chunk 36

dis <- apply(X = resul1[, 1:800], MARGIN = 2, FUN = function(x) desproporción(s = x, v = votos))





dis1 <- data.frame("Desproporción" = dis, "Escannos" = seq_len(length(dis)))
var_esc_dan <- dis1

ggplot(data = dis1, mapping = aes(Escannos, Desproporción)) +
  geom_point(data = dis1, mapping = aes(color = Desproporción), show.legend = F) +
  scale_fill_gradient(low = "red", high = "yellow") +
  labs(subtitle = "Variando el número de escaños a repartir", title = "Desproporción según Danish", caption = "Elaboración propia: Angel González", x = "Número de Escaños")
## ---- chunk 37
# Danish Prueba fijo densidad, fijo votos, var n_partidos, fijo escaños
partidos <- NULL
for (i in seq_len(100)) {
  partidos[[i]] <- paste("Partido_", seq_len(i), sep = "")
}
# partidos <- paste("Partido_", seq_len(20), sep = "")
n_escannos <- 30
votos <- NULL
for (i in seq_len(100)) {
  votos[[i]] <- trunc(rep(x = 10e5, length(partidos[[i]])))
  votos[[i]] <- votos[[i]] * dexp(seq_len(length(partidos[[i]])), rate = expon[100])
}



resul <- NULL
for (i in seq_len(length(partidos))) {
  if (i == 1) {
    next
  }
  n_escannos <- 50 # Variable
  # votos <- votos[[i]] # Fijo
  resul[[i]] <- asientos_dhondt(partidos[[i]], votos[[i]], n_escannos, couta_min = 0)$Escanos
}

resul1 <- as.data.table(resul)
# Arreglar tabla poniendo NA donde se necesita
for (i in 3:(ncol(resul1) - 2)) {
  resul1[[i - 2]][i:nrow(resul1)] <- NA
}

# Analizar la desproporción columna a columna
dis <- seq_len(length(partidos))
for (i in seq_len(length(partidos) - 1)) {
  dis[i] <- desproporción(s = as.vector(na.omit(resul1[[i]])), v = votos[[i + 1]])
}



dis[100] <- dis[99]





dis1 <- data.frame("Desproporción" = dis, "Escannos" = seq_len(length(dis)))
var_par_dan <- dis1

ggplot(data = dis1, mapping = aes(Escannos, Desproporción)) +
  geom_point(data = dis1, mapping = aes(color = Desproporción), show.legend = F) +
  scale_fill_gradient(low = "red", high = "yellow") +
  labs(subtitle = "Variando el número de partidos", title = "Desproporción según Danish", caption = "Elaboración propia: Angel González", x = "Número de Partidos")
## ---- chunk 38
# Danish Prueba var densidad, fijo votos, fijo n_partidos, fijo escaños
partidos <- paste("Partido_", seq_len(20), sep = "")
n_escannos <- 500


# Modificar la densidad de los votos
votos <- trunc(rep(x = 10e5, length(partidos)))
expon <- seq(from = 0.001, to = 1, length.out = 1000)
vot <- NULL
for (i in seq_len(1000)) {
  vot[[i]] <- votos * dexp(seq_len(length(partidos)), rate = expon[i])
}










# Aplicarlo
resul <- NULL
for (i in seq_len(n_escannos)) {
  # n_escannos <- i # Variable
  votos <- vot[[i]] # Fijo
  resul[[i]] <- asientos_dhondt(partidos, votos, n_escannos, couta_min = 0)$Escanos
}

resul1 <- as.data.table(resul)

# Analizar la desproporción columna a columna
dis <- seq_len(ncol(resul1))
for (i in seq_len(ncol(resul1))) {
  dis[i] <- desproporción(s = resul1[[i]], v = vot[[i]])
}








#       Concentración (menor a mayor)")

dis1 <- data.frame("Desproporción" = dis, "Escannos" = seq_len(length(dis)))
var_dis_dan <- dis1

ggplot(data = dis1, mapping = aes(Escannos, Desproporción)) +
  geom_point(data = dis1, mapping = aes(color = Desproporción), show.legend = F) +
  scale_fill_gradient(low = "red", high = "yellow") +
  labs(subtitle = "Variando la concentración del voto", title = "Desproporción según Danish", caption = "Elaboración propia: Angel González", x = "Concentración (menor a mayor)")
## ---- chunk 39

# Variables
partidos <- paste("Partido_", seq_len(20), sep = "")
n_escannos <- 5
votos <- trunc(vot[[100]])

asientos_dhondt <- function(partidos, votos,
                            n_escannos,
                            couta_min = 0) {
  # Cuota mínima
  nv <- sum(votos)
  vn <- votos
  vn[votos <= nv * couta_min] <- 0
  votos <- vn

  # Escaños
  div <- trunc(nv / n_escannos) # Parte entera
  G <- sapply(div, function(x) votos / x)
  o <- as.vector(trunc(G))
  # Fix
  if (sum(o) < n_escannos) {
    resto <- G - o
    repart <- n_escannos - sum(o)
    cuota <- resto[order(resto, decreasing = T)][repart]
    W <- (resto >= cuota) 
    seats <- o + rowSums(W)
    o <- seats
  }

  # Resultados
  data.frame("Partidos" = partidos, "Escanos" = as.numeric(o))
}
## ---- chunk 40
# LR Hare Prueba fijo densidad, fijo votos, fijo n_partidos, distintos escaños
partidos <- paste("Partido_", seq_len(20), sep = "")
n_escannos <- 800
votos <- vot_igualdad_media



resul <- lapply(seq_len(n_escannos), function(x) asientos_dhondt(partidos, votos, x, couta_min = 0)$Escanos)
resul1 <- as.data.table(resul)
## ---- chunk 41

dis <- apply(X = resul1[, 1:800], MARGIN = 2, FUN = function(x) desproporción(s = x, v = votos))





dis1 <- data.frame("Desproporción" = dis, "Escannos" = seq_len(length(dis)))
var_esc_hare <- dis1

ggplot(data = dis1, mapping = aes(Escannos, Desproporción)) +
  geom_point(data = dis1, mapping = aes(color = Desproporción), show.legend = F) +
  scale_fill_gradient(low = "red", high = "yellow") +
  labs(subtitle = "Variando el número de escaños a repartir", title = "Desproporción según LR Hare", caption = "Elaboración propia: Angel González", x = "Número de Escaños")
## ---- chunk 42
# LR Hare Prueba fijo densidad, fijo votos, var n_partidos, fijo escaños
partidos <- NULL
for (i in seq_len(100)) {
  partidos[[i]] <- paste("Partido_", seq_len(i), sep = "")
}
# partidos <- paste("Partido_", seq_len(20), sep = "")
n_escannos <- 30
votos <- NULL
for (i in seq_len(100)) {
  votos[[i]] <- trunc(rep(x = 10e5, length(partidos[[i]])))
  votos[[i]] <- votos[[i]] * dexp(seq_len(length(partidos[[i]])), rate = expon[100])
}



resul <- NULL
for (i in seq_len(length(partidos))) {
  if (i == 1) {
    next
  }
  n_escannos <- 50 # Variable
  # votos <- votos[[i]] # Fijo
  resul[[i]] <- asientos_dhondt(partidos[[i]], votos[[i]], n_escannos, couta_min = 0)$Escanos
}

resul1 <- as.data.table(resul)
# Arreglar tabla poniendo NA donde se necesita
for (i in 3:(ncol(resul1) - 2)) {
  resul1[[i - 2]][i:nrow(resul1)] <- NA
}

# Analizar la desproporción columna a columna
dis <- seq_len(length(partidos))
for (i in seq_len(length(partidos) - 1)) {
  dis[i] <- desproporción(s = as.vector(na.omit(resul1[[i]])), v = votos[[i + 1]])
}



dis[100] <- dis[99]





dis1 <- data.frame("Desproporción" = dis, "Escannos" = seq_len(length(dis)))
var_par_hare <- dis1

ggplot(data = dis1, mapping = aes(Escannos, Desproporción)) +
  geom_point(data = dis1, mapping = aes(color = Desproporción), show.legend = F) +
  scale_fill_gradient(low = "red", high = "yellow") +
  labs(subtitle = "Variando el número de partidos", title = "Desproporción según LR Hare", caption = "Elaboración propia: Angel González", x = "Número de Partidos")
## ---- chunk 43
# LR Hare Prueba var densidad, fijo votos, fijo n_partidos, fijo escaños
partidos <- paste("Partido_", seq_len(20), sep = "")
n_escannos <- 500


# Modificar la densidad de los votos
votos <- trunc(rep(x = 10e5, length(partidos)))
expon <- seq(from = 0.001, to = 1, length.out = 1000)
vot <- NULL
for (i in seq_len(1000)) {
  vot[[i]] <- votos * dexp(seq_len(length(partidos)), rate = expon[i])
}










# Aplicarlo
resul <- NULL
for (i in seq_len(n_escannos)) {
  # n_escannos <- i # Variable
  votos <- vot[[i]] # Fijo
  resul[[i]] <- asientos_dhondt(partidos, votos, n_escannos, couta_min = 0)$Escanos
}

resul1 <- as.data.table(resul)

# Analizar la desproporción columna a columna
dis <- seq_len(ncol(resul1))
for (i in seq_len(ncol(resul1))) {
  dis[i] <- desproporción(s = resul1[[i]], v = vot[[i]])
}








#       Concentración (menor a mayor)")

dis1 <- data.frame("Desproporción" = dis, "Escannos" = seq_len(length(dis)))
var_dis_hare <- dis1

ggplot(data = dis1, mapping = aes(Escannos, Desproporción)) +
  geom_point(data = dis1, mapping = aes(color = Desproporción), show.legend = F) +
  scale_fill_gradient(low = "red", high = "yellow") +
  labs(subtitle = "Variando la concentración del voto", title = "Desproporción según LR Hare", caption = "Elaboración propia: Angel González", x = "Concentración (menor a mayor)")
## ---- chunk 44

# Variables
partidos <- paste("Partido_", seq_len(20), sep = "")
n_escannos <- 5
votos <- trunc(vot[[100]])

asientos_dhondt <- function(partidos, votos,
                            n_escannos,
                            couta_min = 0) {
  # Cuota mínima
  nv <- sum(votos)
  vn <- votos
  vn[votos <= nv * couta_min] <- 0
  votos <- vn

  # Escaños
  div <- trunc(nv / (n_escannos + 1)) # Parte entera
  G <- sapply(div, function(x) votos / x)
  o <- as.vector(trunc(G))
  #Fix
  while(sum(o)<n_escannos){
    resto <- G-o 
    faltan <- n_escannos-sum(o)
    cuota <- resto[order(resto, decreasing = T)][faltan]
    W <- (resto >= cuota)
    seats <- rowSums(W)
    o <- o+seats
    }

  # Resultados
  data.frame("Partidos" = partidos, "Escanos" = as.numeric(o))
}
## ---- chunk 45
# LR Droop Prueba fijo densidad, fijo votos, fijo n_partidos, distintos escaños
partidos <- paste("Partido_", seq_len(20), sep = "")
n_escannos <- 800
votos <- vot_igualdad_media








resul <- lapply(seq_len(n_escannos), function(x) asientos_dhondt(partidos, votos, x, couta_min = 0)$Escanos)
resul1 <- as.data.table(resul)
## ---- chunk 46

dis <- apply(X = resul1[, 1:800], MARGIN = 2, FUN = function(x) desproporción(s = x, v = votos))





dis1 <- data.frame("Desproporción" = dis, "Escannos" = seq_len(length(dis)))
var_esc_Droop <- dis1

ggplot(data = dis1, mapping = aes(Escannos, Desproporción)) +
  geom_point(data = dis1, mapping = aes(color = Desproporción), show.legend = F) +
  scale_fill_gradient(low = "red", high = "yellow") +
  labs(subtitle = "Variando el número de escaños a repartir", title = "Desproporción según LR Droop", caption = "Elaboración propia: Angel González", x = "Número de Escaños")
## ---- chunk 47
# LR Droop Prueba fijo densidad, fijo votos, var n_partidos, fijo escaños
partidos <- NULL
for (i in seq_len(100)) {
  partidos[[i]] <- paste("Partido_", seq_len(i), sep = "")
}
# partidos <- paste("Partido_", seq_len(20), sep = "")
n_escannos <- 30
votos <- NULL
for (i in seq_len(100)) {
  votos[[i]] <- trunc(rep(x = 10e5, length(partidos[[i]])))
  votos[[i]] <- votos[[i]] * dexp(seq_len(length(partidos[[i]])), rate = expon[100])
}



resul <- NULL
for (i in seq_len(length(partidos))) {
  if (i == 1) {
    next
  }
  n_escannos <- 50 # Variable
  # votos <- votos[[i]] # Fijo
  resul[[i]] <- asientos_dhondt(partidos[[i]], votos[[i]], n_escannos, couta_min = 0)$Escanos
}

resul1 <- as.data.table(resul)
# Arreglar tabla poniendo NA donde se necesita
for (i in 3:(ncol(resul1) - 2)) {
  resul1[[i - 2]][i:nrow(resul1)] <- NA
}

# Analizar la desproporción columna a columna
dis <- seq_len(length(partidos))
for (i in seq_len(length(partidos) - 1)) {
  dis[i] <- desproporción(s = as.vector(na.omit(resul1[[i]])), v = votos[[i + 1]])
}



dis[100] <- dis[99]





dis1 <- data.frame("Desproporción" = dis, "Escannos" = seq_len(length(dis)))
var_par_Droop <- dis1

ggplot(data = dis1, mapping = aes(Escannos, Desproporción)) +
  geom_point(data = dis1, mapping = aes(color = Desproporción), show.legend = F) +
  scale_fill_gradient(low = "red", high = "yellow") +
  labs(subtitle = "Variando el número de partidos", title = "Desproporción según LR Droop", caption = "Elaboración propia: Angel González", x = "Número de Partidos")
## ---- chunk 48
# LR Droop Prueba var densidad, fijo votos, fijo n_partidos, fijo escaños
partidos <- paste("Partido_", seq_len(20), sep = "")
n_escannos <- 500


# Modificar la densidad de los votos
votos <- trunc(rep(x = 10e5, length(partidos)))
expon <- seq(from = 0.001, to = 1, length.out = 1000)
vot <- NULL
for (i in seq_len(1000)) {
  vot[[i]] <- votos * dexp(seq_len(length(partidos)), rate = expon[i])
}










# Aplicarlo
resul <- NULL
for (i in seq_len(n_escannos)) {
  # n_escannos <- i # Variable
  votos <- vot[[i]] # Fijo
  resul[[i]] <- asientos_dhondt(partidos, votos, n_escannos, couta_min = 0)$Escanos
}

resul1 <- as.data.table(resul)

# Analizar la desproporción columna a columna
dis <- seq_len(ncol(resul1))
for (i in seq_len(ncol(resul1))) {
  dis[i] <- desproporción(s = resul1[[i]], v = vot[[i]])
}








#       Concentración (menor a mayor)")

dis1 <- data.frame("Desproporción" = dis, "Escannos" = seq_len(length(dis)))
var_dis_Droop <- dis1

ggplot(data = dis1, mapping = aes(Escannos, Desproporción)) +
  geom_point(data = dis1, mapping = aes(color = Desproporción), show.legend = F) +
  scale_fill_gradient(low = "red", high = "yellow") +
  labs(subtitle = "Variando la concentración del voto", title = "Desproporción según LR Droop", caption = "Elaboración propia: Angel González", x = "Concentración (menor a mayor)")
## ---- chunk 49

# Variables
partidos <- paste("Partido_", seq_len(20), sep = "")
n_escannos <- 5
votos <- trunc(vot[[100]])

asientos_dhondt <- function(partidos, votos,
                            n_escannos,
                            couta_min = 0) {
  # Cuota mínima
  nv <- sum(votos)
  vn <- votos
  vn[votos <= nv * couta_min] <- 0
  votos <- vn

  # Escaños
  div <- trunc(nv / (n_escannos + 2)) # Parte entera
  G <- sapply(div, function(x) votos / x)
  o <- trunc(G)
  #Fix
  while(sum(o)<n_escannos){
    resto <- G-o 
    faltan <- n_escannos-sum(o)
    cuota <- resto[order(resto, decreasing = T)][faltan]
    W <- (resto >= cuota)
    seats <- rowSums(W)
    o <- o+seats
    }

  # Resultados
  data.frame("Partidos" = partidos, "Escanos" = as.numeric(o))
}

## ---- chunk 50
# LR imperialilr Prueba fijo densidad, fijo votos, fijo n_partidos, distintos escaños
partidos <- paste("Partido_", seq_len(20), sep = "")
n_escannos <- 800
votos <- vot_igualdad_media








resul <- lapply(seq_len(n_escannos), function(x) asientos_dhondt(partidos, votos, x, couta_min = 0)$Escanos)
resul1 <- as.data.table(resul)
## ---- chunk 51

dis <- apply(X = resul1[, 1:800], MARGIN = 2, FUN = function(x) desproporción(s = x, v = votos))





dis1 <- data.frame("Desproporción" = dis, "Escannos" = seq_len(length(dis)))
var_esc_imperialilr <- dis1

ggplot(data = dis1, mapping = aes(Escannos, Desproporción)) +
  geom_point(data = dis1, mapping = aes(color = Desproporción), show.legend = F) +
  scale_fill_gradient(low = "red", high = "yellow") +
  labs(subtitle = "Variando el número de escaños a repartir", title = "Desproporción según LR imperiali", caption = "Elaboración propia: Angel González", x = "Número de Escaños")
## ---- chunk 52
# LR imperialilr Prueba fijo densidad, fijo votos, var n_partidos, fijo escaños
partidos <- NULL
for (i in seq_len(100)) {
  partidos[[i]] <- paste("Partido_", seq_len(i), sep = "")
}
# partidos <- paste("Partido_", seq_len(20), sep = "")
n_escannos <- 30
votos <- NULL
for (i in seq_len(100)) {
  votos[[i]] <- trunc(rep(x = 10e5, length(partidos[[i]])))
  votos[[i]] <- votos[[i]] * dexp(seq_len(length(partidos[[i]])), rate = expon[100])
}



resul <- NULL
for (i in seq_len(length(partidos))) {
  if (i == 1) {
    next
  }
  n_escannos <- 50 # Variable
  # votos <- votos[[i]] # Fijo
  resul[[i]] <- asientos_dhondt(partidos[[i]], votos[[i]], n_escannos, couta_min = 0)$Escanos
}

resul1 <- as.data.table(resul)
# Arreglar tabla poniendo NA donde se necesita
for (i in 3:(ncol(resul1) - 2)) {
  resul1[[i - 2]][i:nrow(resul1)] <- NA
}

# Analizar la desproporción columna a columna
dis <- seq_len(length(partidos))
for (i in seq_len(length(partidos) - 1)) {
  dis[i] <- desproporción(s = as.vector(na.omit(resul1[[i]])), v = votos[[i + 1]])
}



dis[100] <- dis[99]





dis1 <- data.frame("Desproporción" = dis, "Escannos" = seq_len(length(dis)))
var_par_imperialilr <- dis1

ggplot(data = dis1, mapping = aes(Escannos, Desproporción)) +
  geom_point(data = dis1, mapping = aes(color = Desproporción), show.legend = F) +
  scale_fill_gradient(low = "red", high = "yellow") +
  labs(subtitle = "Variando el número de partidos", title = "Desproporción según LR imperiali", caption = "Elaboración propia: Angel González", x = "Número de Partidos")
## ---- chunk 53
# LR imperialilr Prueba var densidad, fijo votos, fijo n_partidos, fijo escaños
partidos <- paste("Partido_", seq_len(20), sep = "")
n_escannos <- 500


# Modificar la densidad de los votos
votos <- trunc(rep(x = 10e5, length(partidos)))
expon <- seq(from = 0.001, to = 1, length.out = 1000)
vot <- NULL
for (i in seq_len(1000)) {
  vot[[i]] <- votos * dexp(seq_len(length(partidos)), rate = expon[i])
}










# Aplicarlo
resul <- NULL
for (i in seq_len(n_escannos)) {
  # n_escannos <- i # Variable
  votos <- vot[[i]] # Fijo
  resul[[i]] <- asientos_dhondt(partidos, votos, n_escannos, couta_min = 0)$Escanos
}

resul1 <- as.data.table(resul)

# Analizar la desproporción columna a columna
dis <- seq_len(ncol(resul1))
for (i in seq_len(ncol(resul1))) {
  dis[i] <- desproporción(s = resul1[[i]], v = vot[[i]])
}








#       Concentración (menor a mayor)")

dis1 <- data.frame("Desproporción" = dis, "Escannos" = seq_len(length(dis)))
var_dis_imperialilr <- dis1

ggplot(data = dis1, mapping = aes(Escannos, Desproporción)) +
  geom_point(data = dis1, mapping = aes(color = Desproporción), show.legend = F) +
  scale_fill_gradient(low = "red", high = "yellow") +
  labs(subtitle = "Variando la concentración del voto", title = "Desproporción según LR imperiali", caption = "Elaboración propia: Angel González", x = "Concentración (menor a mayor)")
## ---- chunk 54
var_esc_dhondt$Metodo <- "D`Hondt"
var_esc_sl$Metodo <- "Sainte-Lague"
var_esc_msl$Metodo <- "Modified Sainte-Lague"
var_esc_imp$Metodo <- "Imperiali"
var_esc_hh$Metodo <- "Huntington-Hill"
var_esc_ad$Metodo <- "Adams"
var_esc_dan$Metodo <- "Danish"
var_esc_hare$Metodo <- "LR-Hare"
var_esc_Droop$Metodo <- "LR-Droop"
var_esc_imperialilr$Metodo <- "LR-Imperiali"

var_esc <- rbind(var_esc_dhondt, var_esc_sl, var_esc_msl, var_esc_imp, var_esc_hh, var_esc_ad, var_esc_dan, var_esc_hare, var_esc_Droop, var_esc_imperialilr)

# ggplot(data = var_esc, mapping = aes(Escannos, Desproporción)) +
#   # geom_point(data = var_esc, mapping = aes(fill = "Metodo"), show.legend = F) +
#   geom_point() +
#   facet_grid(cols = vars(Metodo)) +
#   scale_fill_gradient(low = "red", high = "yellow") +
#   labs(subtitle = "Variando la concentración del voto", title = "Desproporción según Danish", caption = "Elaboración propia: Angel González", x = "Concentración (menor a mayor)")

library(ggrepel)
ggplot(data = var_esc, mapping = aes(Escannos, Desproporción)) +
  geom_line(aes(colour = factor(Metodo)), size = 1) +
  labs(subtitle = "Variando el número de escaños a repartir", title = "Desproporción ", caption = "Elaboración propia: Angel González", x = "Número de Escaños") +
  # labs(title = "Variando la concentración del voto", subtitle = "Desproporción", caption = "Elaboración propia: Angel González", x = "Número de Escaños")+
  guides(color = guide_legend(title = "Método")) +
  theme(
    legend.position = c(.95, .95),
    legend.justification = c("right", "top"),
    legend.box.just = "right",
    legend.margin = margin(6, 6, 6, 6)
  )
# +geom_label_repel(data = var_esc[var_esc$Escannos == 100,],
#                    aes(label = factor(Metodo)),
#                    max.overlaps = 100,
#                    nudge_x = .7,
#                    na.rm = TRUE)
## ---- chunk 55
# var_esc_dhondt$Metodo <- "D`Hondt"
# var_esc_sl$Metodo <- "Sainte-Lague"
# var_esc_msl$Metodo <- "Modified Sainte-Lague"
# var_esc_imp$Metodo <- "Imperiali"
# var_esc_hh$Metodo <- "Huntington-Hill"
# var_esc_ad$Metodo <- "Adams"
# var_esc_dan$Metodo <- "Danish"
# var_esc_hare$Metodo <- "LR-Hare"
# var_esc_Droop$Metodo <- "LR-Droop"
#
# var_esc <- rbind(var_esc_dhondt, var_esc_sl, var_esc_msl, var_esc_imp, var_esc_hh, var_esc_ad, var_esc_dan,var_esc_hare,var_esc_Droop)

# ggplot(data = var_esc, mapping = aes(Escannos, Desproporción)) +
#   # geom_point(data = var_esc, mapping = aes(fill = "Metodo"), show.legend = F) +
#   geom_point() +
#   facet_grid(cols = vars(Metodo)) +
#   scale_fill_gradient(low = "red", high = "yellow") +
#   labs(subtitle = "Variando la concentración del voto", title = "Desproporción según Danish", caption = "Elaboración propia: Angel González", x = "Concentración (menor a mayor)")

ggplot(data = var_esc[var_esc$Escannos > 300 & var_esc$Escannos < 400, ], mapping = aes(Escannos, Desproporción)) +
  geom_line(aes(colour = factor(Metodo))) +
  labs(subtitle = "Variando el número de escaños a repartir", title = "Desproporción ", caption = "Elaboración propia: Angel González", x = "Número de Escaños") +
  guides(color = guide_legend(title = "Método")) +
  theme(
    legend.position = c(.99, .99),
    legend.justification = c("right", "top"),
    legend.box.just = "right",
    legend.margin = margin(3, 3, 3, 3)
  )
## ---- chunk 56
var_par_dhondt$Metodo <- "D`Hondt"
var_par_sl$Metodo <- "Sainte-Lague"
var_par_msl$Metodo <- "Modified Sainte-Lague"
var_par_imp$Metodo <- "Imperiali"
var_par_hh$Metodo <- "Huntington-Hill"
var_par_ad$Metodo <- "Adams"
var_par_dan$Metodo <- "Danish"
var_par_hare$Metodo <- "LR-Hare"
var_par_Droop$Metodo <- "LR-Droop"
var_par_imperialilr$Metodo <- "LR-Imperiali"

var_par <- rbind(var_par_dhondt, var_par_sl, var_par_msl, var_par_imp, var_par_hh, var_par_ad, var_par_dan, var_par_hare, var_par_Droop, var_par_imperialilr)


ggplot(data = var_par, mapping = aes(Escannos, Desproporción)) +
  geom_point(aes(colour = factor(Metodo))) +
  labs(subtitle = "Variando el número de partidos", title = "Desproporción", caption = "Elaboración propia: Angel González", x = "Número de partidos") +
  guides(color = guide_legend(title = "Método")) +
  theme(
    legend.position = c(.95, .95),
    legend.justification = c("right", "top"),
    legend.box.just = "right",
    legend.margin = margin(6, 6, 6, 6)
  )
## ---- chunk 57
# var_par_dhondt$Metodo <- "D`Hondt"
# var_par_sl$Metodo <- "Sainte-Lague"
# var_par_msl$Metodo <- "Modified Sainte-Lague"
# var_par_imp$Metodo <- "Imperiali"
# var_par_hh$Metodo <- "Huntington-Hill"
# var_par_ad$Metodo <- "Adams"
# var_par_dan$Metodo <- "Danish"
# var_par_hare$Metodo <- "LR-Hare"
#
# var_par <- rbind(var_par_dhondt, var_par_sl, var_par_msl, var_par_imp, var_par_hh, var_par_ad, var_par_dan,var_par_hare)


ggplot(data = var_par[var_par$Escannos < 50, ], mapping = aes(Escannos, Desproporción)) +
  geom_point(aes(colour = factor(Metodo))) +
  geom_line(aes(colour = factor(Metodo)), size = 1) +
  labs(subtitle = "Variando el número de partidos", title = "Desproporción", caption = "Elaboración propia: Angel González", x = "Número de partidos") +
  guides(color = guide_legend(title = "Método")) +
  theme(
    legend.position = c(.95, .95),
    legend.justification = c("right", "top"),
    legend.box.just = "right",
    legend.margin = margin(6, 6, 6, 6)
  ) +
  geom_label_repel(
    data = var_par[var_par$Escannos == 34, ],
    aes(label = factor(Metodo)),
    max.overlaps = 100,
    nudge_x = .9,
    na.rm = TRUE,
    force_pull = 0
  )
## ---- chunk 58
var_dis_dhondt$Metodo <- "D`Hondt"
var_dis_sl$Metodo <- "Sainte-Lague"
var_dis_msl$Metodo <- "Modified Sainte-Lague"
var_dis_imp$Metodo <- "Imperiali"
var_dis_hh$Metodo <- "Huntington-Hill"
var_dis_ad$Metodo <- "Adams"
var_dis_dan$Metodo <- "Danish"
var_dis_hare$Metodo <- "LR-Hare"
var_dis_Droop$Metodo <- "LR-Droop"
var_dis_imperialilr$Metodo <- "LR-Imperiali"

var_dis <- rbind(var_dis_dhondt, var_dis_sl, var_dis_msl, var_dis_imp, var_dis_hh, var_dis_ad, var_dis_dan, var_dis_hare, var_dis_Droop, var_dis_imperialilr)


ggplot(data = var_dis, mapping = aes(Escannos, Desproporción)) +
  geom_point(aes(colour = factor(Metodo))) +
  labs(subtitle = "Variando la distribucion de los votos", title = "Desproporción", caption = "Elaboración propia: Angel González", x = "Concentración (menor a mayor)") +
  guides(color = guide_legend(title = "Método")) +
  theme(
    legend.position = c(.95, .95),
    legend.justification = c("right", "top"),
    legend.box.just = "right",
    legend.margin = margin(6, 6, 6, 6)
  )

## ---- chunk 59
# var_dis_dhondt$Metodo <- "D`Hondt"
# var_dis_sl$Metodo <- "Sainte-Lague"
# var_dis_msl$Metodo <- "Modified Sainte-Lague"
# var_dis_imp$Metodo <- "Imperiali"
# var_dis_hh$Metodo <- "Huntington-Hill"
# var_dis_ad$Metodo <- "Adams"
# var_dis_dan$Metodo <- "Danish"
# var_dis_hare$Metodo <- "LR-Hare"
#
# var_dis <- rbind(var_dis_dhondt, var_dis_sl, var_dis_msl, var_dis_imp, var_dis_hh, var_dis_ad, var_dis_dan,var_dis_hare)

var_dis$Metodo <- as.factor(var_dis$Metodo)
ggplot(data = var_dis[var_dis$Escannos > 400, ], mapping = aes(Escannos, Desproporción)) +
  geom_point(aes(colour = Metodo, shape = Metodo)) +
  scale_shape_manual(values = c(1:10)) +
  # geom_line(aes(colour = factor(Metodo)), size = 1)+
  labs(subtitle = "Variando la distribucion de los votos", title = "Desproporción", caption = "Elaboración propia: Angel González", x = "Concentración (menor a mayor)") +
  # guides(color = guide_legend(title = "Método")) +
  # guides(fill = FALSE)  +
  theme(
    legend.position = c(.95, .95),
    legend.justification = c("right", "top"),
    legend.box.just = "right",
    legend.margin = margin(6, 6, 6, 6)
  )
## ---- chunk 60
knitr::write_bib(c(
  "knitr", "rmarkdown", "dplyr", "ggplot2", "xtable",
  "stringr", "shiny", "flexdashboard", "htmlwidgets",
  "bookdown", "tidyselect", "tibble", "scales"
),
file = "bib/paquetemio.bib",
width = 60
)
